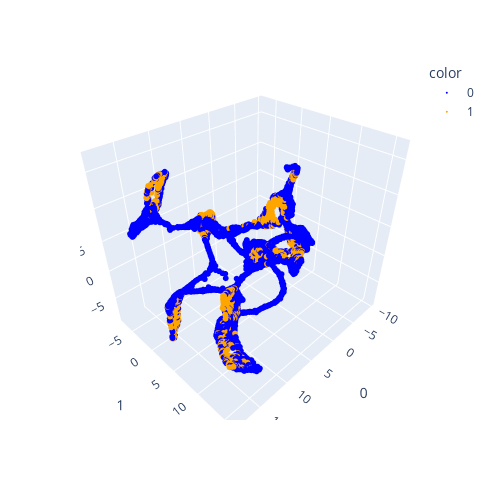

This figure's notebook cell:
### Code cell
core_trans_states = adata.obs['core_trans_states'].values
import plotly   
importlib.reload(plotly)
# importlib.reload(nbformat)
import plotly.express as px
fig_3d = px.scatter_3d(
    emb_featuremap, 
    x=0, y=1, z=2,
    color=core_trans_states, 
    # labels={'color': 'species'}
    # color_continuous_scale='viridis',
    color_discrete_sequence=[  'blue', 'orange',]
)
fig_3d.update_traces(marker_size=2) # Modify the point size
fig_3d.update_layout(
    autosize=False,
    width=500,
    height=500,
)
fig_3d.show()

# save the plot
fig_3d.write_html("3d_plot_core_trans_states.html")

### Figure 1 — Plotly figure (JSON) as saved in the notebook; plotly's stock layout.template omitted (floating-point values rounded to 4 significant figures; data arrays with more than 128 entries replaced by an {"elided": "..."} marker saying what was removed)
{"data": [{"hovertemplate": "color=0<br>0=%{x}<br>1=%{y}<br>2=%{z}<extra></extra>", "legendgroup": "0", "marker": {"color": "blue", "size": 2, "symbol": "circle"}, "mode": "markers", "name": "0", "scene": "scene", "showlegend": true, "type": "scatter3d", "x": {"elided": "4014 float values"}, "y": {"elided": "4014 float values"}, "z": {"elided": "4014 float values"}}, {"hovertemplate": "color=1<br>0=%{x}<br>1=%{y}<br>2=%{z}<extra></extra>", "legendgroup": "1", "marker": {"color": "orange", "size": 2, "symbol": "circle"}, "mode": "markers", "name": "1", "scene": "scene", "showlegend": true, "type": "scatter3d", "x": {"elided": "986 float values"}, "y": {"elided": "986 float values"}, "z": {"elided": "986 float values"}}], "layout": {"autosize": false, "height": 500, "legend": {"title": {"text": "color"}, "tracegroupgap": 0}, "margin": {"t": 60}, "scene": {"domain": {"x": [0, 1], "y": [0, 1]}, "xaxis": {"title": {"text": "0"}}, "yaxis": {"title": {"text": "1"}}, "zaxis": {"title": {"text": "2"}}}, "width": 500}}
